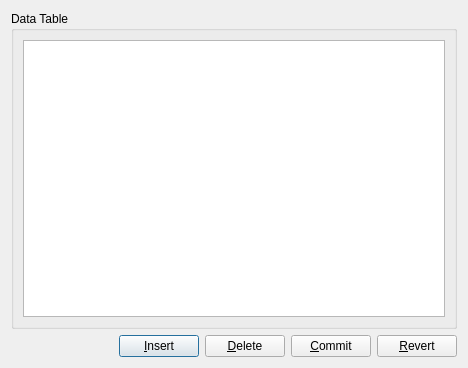
<?xml version="1.0" encoding="UTF-8"?>
<ui version="4.0">
 <class>DialogDbModify</class>
 <widget class="QDialog" name="DialogDbModify">
  <property name="geometry">
   <rect>
    <x>0</x>
    <y>0</y>
    <width>468</width>
    <height>368</height>
   </rect>
  </property>
  <property name="windowTitle">
   <string>Dialog</string>
  </property>
  <layout class="QVBoxLayout" name="verticalLayout_2">
   <item>
    <widget class="QGroupBox" name="groupBox">
     <property name="title">
      <string>Data Table</string>
     </property>
     <layout class="QVBoxLayout" name="verticalLayout">
      <item>
       <widget class="QTableView" name="tableView_db">
        <property name="alternatingRowColors">
         <bool>true</bool>
        </property>
        <property name="selectionMode">
         <enum>QAbstractItemView::ExtendedSelection</enum>
        </property>
        <property name="selectionBehavior">
         <enum>QAbstractItemView::SelectItems</enum>
        </property>
        <property name="showGrid">
         <bool>true</bool>
        </property>
        <property name="sortingEnabled">
         <bool>true</bool>
        </property>
       </widget>
      </item>
     </layout>
    </widget>
   </item>
   <item>
    <layout class="QHBoxLayout" name="horizontalLayout">
     <item>
      <spacer name="horizontalSpacer">
       <property name="orientation">
        <enum>Qt::Horizontal</enum>
       </property>
       <property name="sizeHint" stdset="0">
        <size>
         <width>40</width>
         <height>20</height>
        </size>
       </property>
      </spacer>
     </item>
     <item>
      <widget class="QPushButton" name="pushButton_insert">
       <property name="text">
        <string>&amp;Insert</string>
       </property>
       <property name="icon">
        <iconset resource="resources.qrc">
         <normaloff>:/pkCtrlPannel/resources/Color, Lime.png</normaloff>:/pkCtrlPannel/resources/Color, Lime.png</iconset>
       </property>
      </widget>
     </item>
     <item>
      <widget class="QPushButton" name="pushButton_delete">
       <property name="text">
        <string>&amp;Delete</string>
       </property>
       <property name="icon">
        <iconset resource="resources.qrc">
         <normaloff>:/pkCtrlPannel/resources/Alert_04.png</normaloff>:/pkCtrlPannel/resources/Alert_04.png</iconset>
       </property>
      </widget>
     </item>
     <item>
      <widget class="QPushButton" name="pushButton_commit">
       <property name="text">
        <string>&amp;Commit</string>
       </property>
       <property name="icon">
        <iconset resource="resources.qrc">
         <normaloff>:/pkCtrlPannel/resources/good.png</normaloff>:/pkCtrlPannel/resources/good.png</iconset>
       </property>
      </widget>
     </item>
     <item>
      <widget class="QPushButton" name="pushButton_revert">
       <property name="text">
        <string>&amp;Revert</string>
       </property>
       <property name="icon">
        <iconset resource="resources.qrc">
         <normaloff>:/pkCtrlPannel/resources/Color, Strawberry.png</normaloff>:/pkCtrlPannel/resources/Color, Strawberry.png</iconset>
       </property>
      </widget>
     </item>
    </layout>
   </item>
  </layout>
 </widget>
 <resources>
  <include location="resources.qrc"/>
 </resources>
 <connections/>
</ui>
